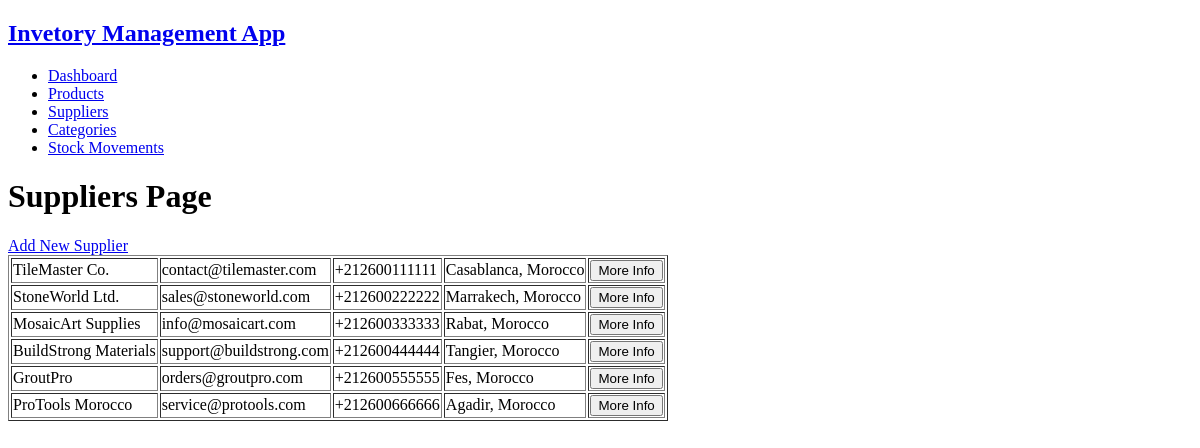
Before: /suppliers with the older database file.
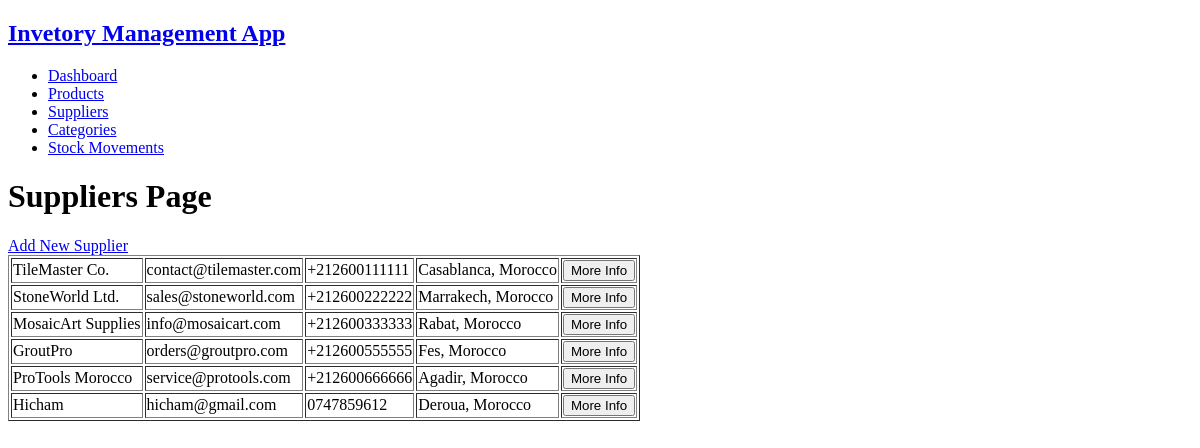
After: the same page with the newer database file.
### tables this page shows
CREATE TABLE `suppliers` (
  `supplier_id` int(11) NOT NULL,
  `supplier_name` varchar(50) NOT NULL,
  `supplier_email` varchar(50) NOT NULL,
  `supplier_phone` varchar(20) DEFAULT NULL,
  `supplier_address` varchar(255) NOT NULL
);

### app/models/supplier.model.php (called while the page is built, shortened)
<?php
function getAllSuppliers(mysqli $connect): array
{
    $sql = "
        SELECT * FROM suppliers
        WHERE is_supp_active = 'YES'
    ";
    $result = mysqli_query($connect, $sql);
    $categories = mysqli_fetch_all($result, MYSQLI_ASSOC);
    return $categories;
}

### app/views/supplier/suppliers.view.php (the view, shortened to what this page needs)
<!DOCTYPE html>
<html lang="en">
<head>
</head>
<body>
    <?php require VIEWS_PATH . 'includes\header.php' ?>
    <?php require VIEWS_PATH . 'includes\navbar.php' ?>
    <h1>Suppliers Page</h1>
    <a href="/suppliers/add">Add New Supplier</a>
    <table border="1">
        <?php foreach ($suppliers as $supplier):?>
            <?php if (strcmp($supplier['is_supp_active'], 'YES') === 0):?>
                <tr>
                    <td><?= $supplier['supplier_name'] ?></td>
                    <td><?= $supplier['supplier_email'] ?></td>
                    <td><?= $supplier['supplier_phone'] ?></td>
                    <td><?= $supplier['supplier_address'] ?></td>
                    <td>
                        <form action="/suppliers/info" method="post">
                            <button type="submit">More Info</button>
                        </form>
                    </td>
                </tr>
            <?php endif ?>
        <?php endforeach?>
    </table>
</body>
</html>

Changed rows visible on the page:
removed suppliers: supplier_name "BuildStrong Materials", supplier_email "support@buildstrong.com", supplier_phone "+212600444444", supplier_address "Tangier, Morocco"
added suppliers: supplier_name "Hicham", supplier_email "hicham@gmail.com", supplier_phone "0747859612", supplier_address "Deroua, Morocco"
